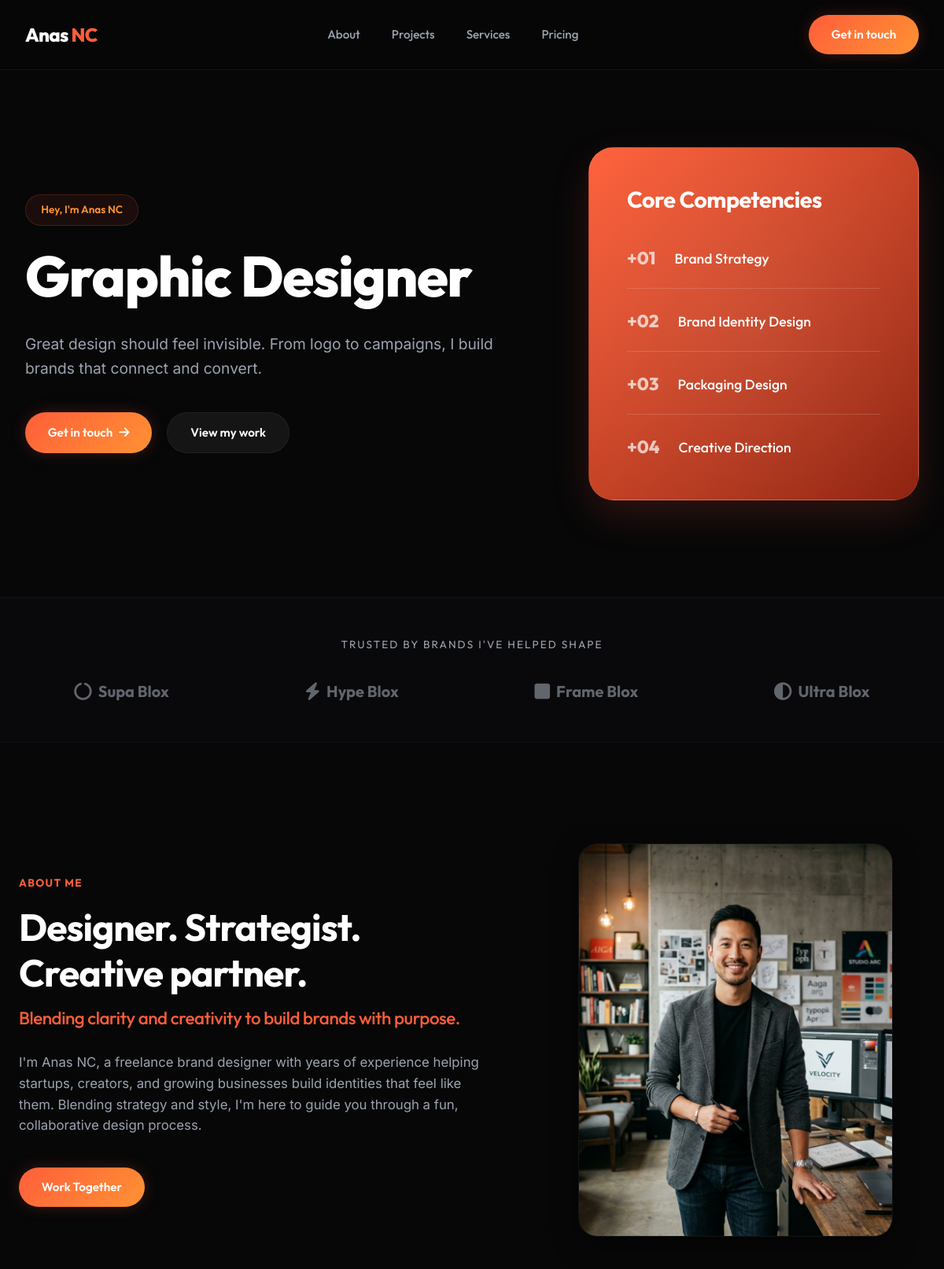
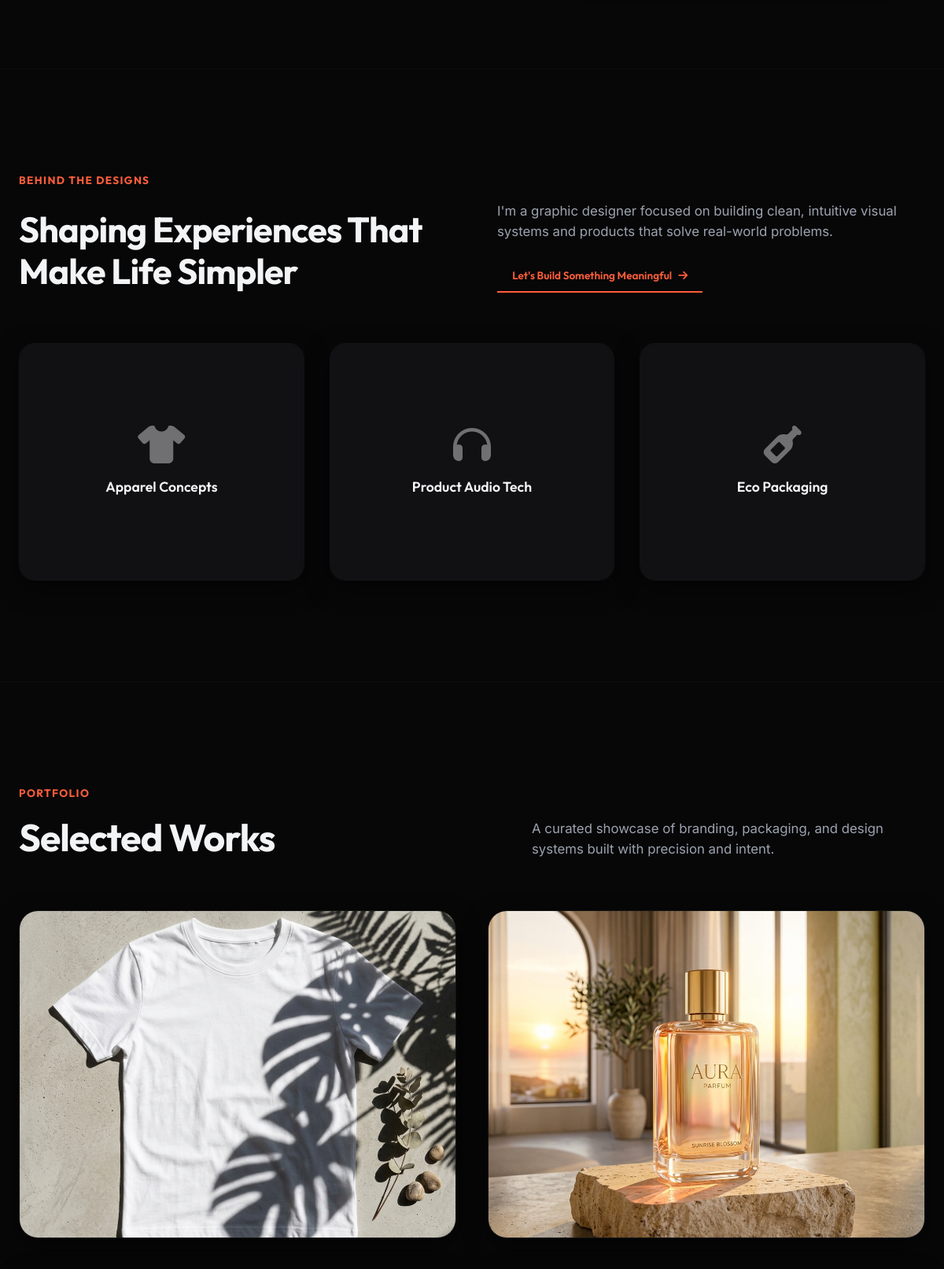
The page / (upper part) on the database its author committed (2 pictures, top to bottom).
### portfolio_app/models.py (models this page shows, shortened)
class Profile(models.Model):
    name = models.CharField(max_length=100, default="Anas NC")
    title = models.CharField(max_length=100, default="Graphic Designer")
    hero_title = models.CharField(max_length=200, default="Hey, I'm Anas NC, a Graphic Designer.")
    hero_subtitle = models.TextField(default="Great design should feel invisible. From logo to campaigns, I build brands that connect and convert.")
    about_heading = models.CharField(max_length=200, default="Designer. Strategist. Creative partner.")
    about_subheading = models.CharField(max_length=200, default="Blending clarity and creativity to build brands with purpose.")
    about_bio = models.TextField(default="I'm Anas NC, a freelance brand designer with years of experience helping startups, creators, and growing businesses build identities that feel like them. Blending strategy and style, I'm here to guide you through a fun, collaborative design process.")
    about_image = models.ImageField(upload_to="profile/", blank=True, null=True)
    behind_title = models.CharField(max_length=200, default="Shaping Experiences That Make Life Simpler")
    behind_text = models.TextField(default="I'm a product designer focused on building clean, intuitive interfaces that solve real-world problems.")
    email = models.EmailField(default="hello@anasnc.com")
    phone = models.CharField(max_length=50, blank=True, null=True)
    location = models.CharField(max_length=100, default="India")
    resume = models.FileField(upload_to="resume/", blank=True, null=True)
    linkedin = models.URLField(blank=True, null=True)
    behance = models.URLField(blank=True, null=True)
    instagram = models.URLField(blank=True, null=True)
    dribbble = models.URLField(blank=True, null=True)

class Skill(models.Model):
    name = models.CharField(max_length=100)
    number = models.CharField(max_length=10, help_text="e.g., +01, +02")
    description = models.TextField(blank=True, null=True)
    percentage = models.IntegerField(default=90, help_text="Progress bar percentage")

class Project(models.Model):
    title = models.CharField(max_length=200) # Orange Blox, Nova Scene
    category = models.CharField(max_length=100) # Brand Identity Design, Packaging Design
    description = models.TextField()
    image = models.ImageField(upload_to="projects/")
    url = models.URLField(blank=True, null=True, help_text="External link to project page")
    is_featured = models.BooleanField(default=True)
    order = models.IntegerField(default=0, help_text="Lower values come first")

### portfolio_app/views.py (the view, shortened to what this page needs)
# urls.py: path('', views.home_view, name='home'),
def home_view(request):
    profile = Profile.objects.first()
    skills = Skill.objects.all().order_by('number')
    services = Service.objects.all()
    pricing_packages = PricingPackage.objects.all()
    projects = Project.objects.all().order_by('order')
    context = {
        'profile': profile,
        'skills': skills,
        'services': services,
        'pricing_packages': pricing_packages,
        'projects': projects,
    }
    return render(request, 'portfolio_app/home.html', context)

### portfolio_app/models.py (called while the page is built)
    @property
    def features_list(self):
        return [f.strip() for f in self.features_text.split('\n') if f.strip()]

### portfolio_app/templates/portfolio_app/home.html (shortened to what this page needs)
{% extends 'portfolio_app/base.html' %}
{% load static %}
{% block content %}
<section class="hero-section">
    <div class="hero-container">
        <div class="hero-main">
            <div class="hero-content">
                <span class="hero-badge">Hey, I'm {{ profile.name }}</span>
                <h1 class="hero-title">{{ profile.title }}</h1>
                <p class="hero-subtitle">{{ profile.hero_subtitle }}</p>
                <div class="hero-actions">
                    <a href="#contact" class="btn btn-primary">Get in touch <i class="fas fa-arrow-right"></i></a>
                    <a href="#projects" class="btn btn-secondary">View my work</a>
                </div>
            </div>
            <div class="hero-stats">
                <div class="stats-gradient-box">
                    <div class="stats-header">
                        <h3>Core Competencies</h3>
                    </div>
                    <div class="stats-grid">
                        {% for skill in skills|slice:":4" %}
                            <div class="stat-card">
                                <span class="stat-num">{{ skill.number }}</span>
                                <span class="stat-label">{{ skill.name }}</span>
                            </div>
                        {% endfor %}
                    </div>
                </div>
            </div>
        </div>
    </div>
</section>
<section class="logo-bar">
    <div class="container">
        <p class="logo-bar-title">Trusted by brands I've helped shape</p>
        <div class="logo-grid">
            <div class="logo-item"><i class="fas fa-circle-notch"></i> Supa Blox</div>
            <div class="logo-item"><i class="fas fa-bolt"></i> Hype Blox</div>
            <div class="logo-item"><i class="fas fa-square"></i> Frame Blox</div>
            <div class="logo-item"><i class="fas fa-adjust"></i> Ultra Blox</div>
        </div>
    </div>
</section>
<section id="about" class="about-section">
    <div class="container">
        <div class="about-grid">
            <div class="about-content">
                <span class="section-tag">About me</span>
                <h2 class="about-heading">{{ profile.about_heading }}</h2>
                <h3 class="about-subheading">{{ profile.about_subheading }}</h3>
                <p class="about-text">{{ profile.about_bio }}</p>
                <div class="about-actions">
                    <a href="#contact" class="btn btn-primary">Work Together</a>
                </div>
            </div>
            <div class="about-image-wrapper">
                <div class="about-image-container">
                    {% if profile.about_image %}
                        <img src="{{ profile.about_image.url }}" alt="{{ profile.name }}" class="profile-img">
                    {% else %}
                        <div class="profile-img-placeholder">
                            <i class="fas fa-user-tie"></i>
                            <span>{{ profile.name }}</span>
                        </div>
                    {% endif %}
                </div>
            </div>
        </div>
    </div>
</section>
<section class="behind-designs">
    <div class="container">
        <div class="behind-header">
            <div class="behind-header-left">
                <span class="section-tag">Behind the Designs</span>
                <h2>{{ profile.behind_title }}</h2>
            </div>
            <div class="behind-header-right">
                <p>{{ profile.behind_text }}</p>
                <a href="#contact" class="btn btn-accent btn-sm">Let's Build Something Meaningful <i class="fas fa-arrow-right"></i></a>
            </div>
        </div>
        <div class="behind-grid">
            <div class="behind-card">
                <div class="behind-image-placeholder b-img-1">
                    <i class="fas fa-tshirt"></i>
                    <span>Apparel Concepts</span>
                </div>
            </div>
            <div class="behind-card">
                <div class="behind-image-placeholder b-img-2">
                    <i class="fas fa-headphones"></i>
                    <span>Product Audio Tech</span>
                </div>
            </div>
            <div class="behind-card">
                <div class="behind-image-placeholder b-img-3">
                    <i class="fas fa-wine-bottle"></i>
                    <span>Eco Packaging</span>
                </div>
            </div>
        </div>
    </div>
</section>
<section id="projects" class="works-section">
    <div class="container">
        <div class="works-header">
            <div class="works-title-area">
                <span class="section-tag">Portfolio</span>
                <h2>Selected Works</h2>
            </div>
            <p class="works-desc">A curated showcase of branding, packaging, and design systems built with precision and intent.</p>
        </div>
        <div class="projects-grid">
            {% for project in projects %}
                <div class="project-card"
                     data-title="{{ project.title }}"
                     data-category="{{ project.category }}"
                     data-description="{{ project.description }}"
                     data-image="{{ project.image.url }}"
                     data-url="{{ project.url|default:'' }}">
                    <div class="project-img-container">
                        <img src="{{ project.image.url }}" alt="{{ project.title }}">
                    </div>
                </div>
            {% endfor %}
        </div>
    </div>
</section>
{% endblock %}

### portfolio_app/templates/portfolio_app/base.html (shortened to what this page needs)
{% load static %}
<!DOCTYPE html>
<html lang="en">
<head>
    <link rel="stylesheet" href="{% static 'portfolio_app/css/styles.css' %}">
    <link rel="stylesheet" href="https://cdnjs.cloudflare.com/ajax/libs/font-awesome/6.4.0/css/all.min.css">
</head>
<body>
    <header class="navbar-header">
        <div class="nav-container">
            <a href="#" class="logo">
                {{ profile.name|slice:":5" }}<span>{{ profile.name|slice:"5:" }}</span>
            </a>
            <nav class="nav-links" id="navLinks">
                <a href="#about" class="nav-item">About</a>
                <a href="#projects" class="nav-item">Projects</a>
                <a href="#services" class="nav-item">Services</a>
                <a href="#pricing" class="nav-item">Pricing</a>
            </nav>
            <div class="nav-right">
                <a href="#contact" class="btn btn-primary btn-nav">Get in touch</a>
            </div>
        </div>
    </header>
    <main>
        {% block content %}
        {% endblock %}
    </main>
</body>
</html>

### rows shown on the page
Profile: name "Anas", name "NC", name "Anas NC", title "Graphic Designer", hero_subtitle "Great design should feel invisible. From logo to campaigns, I build brands that connect and convert.", about_heading "Designer. Strategist. Creative partner.", about_subheading "Blending clarity and creativity to build brands with purpose.", about_bio "I'm Anas NC, a freelance brand designer with years of experience helping startups, creators, and growing businesses build identities that feel like them. Blending strategy and style, I'm here to guide you through a fun, collaborative design process.", about_image (placeholder picture), behind_title "Shaping Experiences That Make Life Simpler", behind_text "I'm a graphic designer focused on building clean, intuitive visual systems and products that solve real-world problems."
Skill: number "+01", name "Brand Strategy"
Skill: number "+02", name "Brand Identity Design"
Skill: number "+03", name "Packaging Design"
Skill: number "+04", name "Creative Direction"
Project: image (picture)
Project: image (picture)
